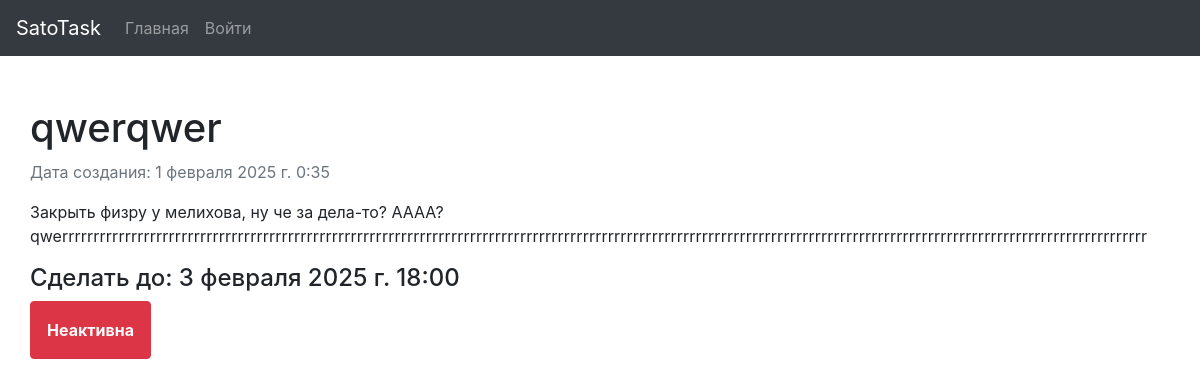
The app's page /task/2 with its own data.
### task/models.py (models this page shows, shortened)
class Task(models.Model):
    name = models.CharField(verbose_name="Название задачи", max_length=100)
    desc = models.TextField(verbose_name="Описание задачи")
    date_to = models.DateTimeField(verbose_name="До скольки выполнить?")
    time_register = models.DateTimeField(auto_now_add=True)
    status = models.CharField(verbose_name="Статус задачи", choices=STATUS_CHOICES , default='active', max_length=20)

### task/views.py (the view)
# urls.py: path('task/<int:id>', task),
def task(request, id):
    tasks = Task.objects.get(id=id)
    return render(request, 'task.html', {'task': tasks})

### task/templates/task.html (shortened to what this page needs)
{% extends 'base.html' %}
{% block content %}
<div class="row">
    <div class="mt-5 bg-muted">
        <div class="task-info">
            <h1 class="content-justify-center">{{ task.name }}</h1>
            <p class="text-muted">Дата создания: {{ task.time_register }}</p>
            <p>{{ task.desc }}</p>
            <h4>Сделать до: {{ task.date_to }}</h4>
        </div>
        <div class="task-status-view">
            {% if task.status == 'active' %}
                <a onclick="window.taskModal.showModal()" class="btn btn-success text-light text-center p-3"><b>Активен</b></a>
            {% elif task.status == 'inactive' %}
                <a class="btn btn-danger text-light text-center p-3"><b>Неактивна</b></a>
            {% else %}
                <h3 class="bg-muted text-center p-3 rounded w-50">Неизвестно</h3>
            {% endif %}
        </div>
    </div>
</div>
{% endblock %}

### records on screen
Task: name "qwerqwer", time_register "1 февраля 2025 г. 0:35", desc "Закрыть физру у мелихова, ну че за дела-то? АААА?qwerrrrrrrrrrrrrrrrrrrrrrrrrrrrrrrrrrrrrrrrrrrrrrrrrrrrrrrrrrrrrrrrrrrrrrrrrrrrrrrrrrrrrrrrrrrrrrrrrrrrrrrrrrrrrrrrrrrrrrrrrrrrrrrrrrrrrrrrrrrrrrrrrrrrrrrrrrrrrrrrrrrrrrrrrrrrr", date_to "3 февраля 2025 г. 18:00"
